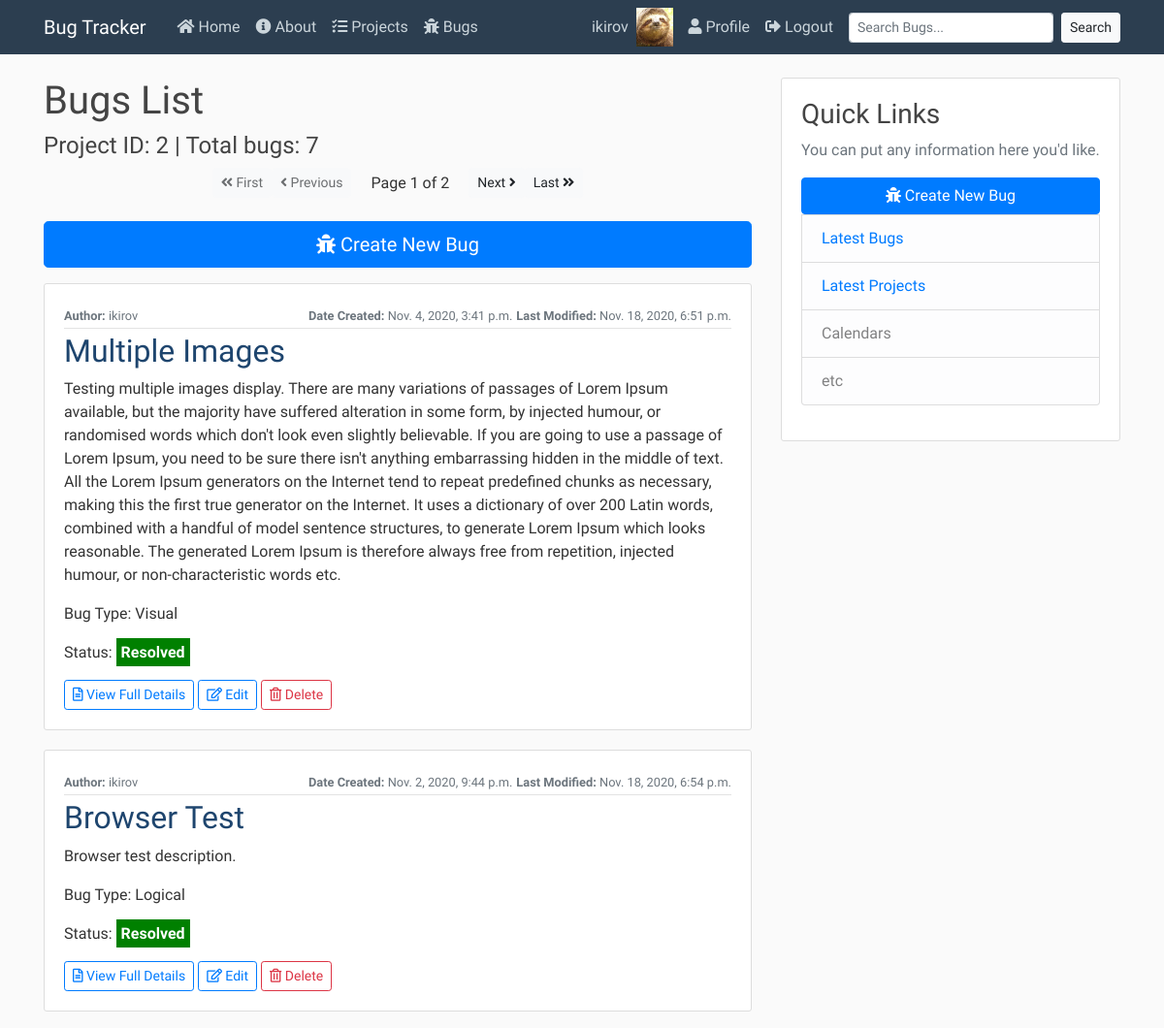
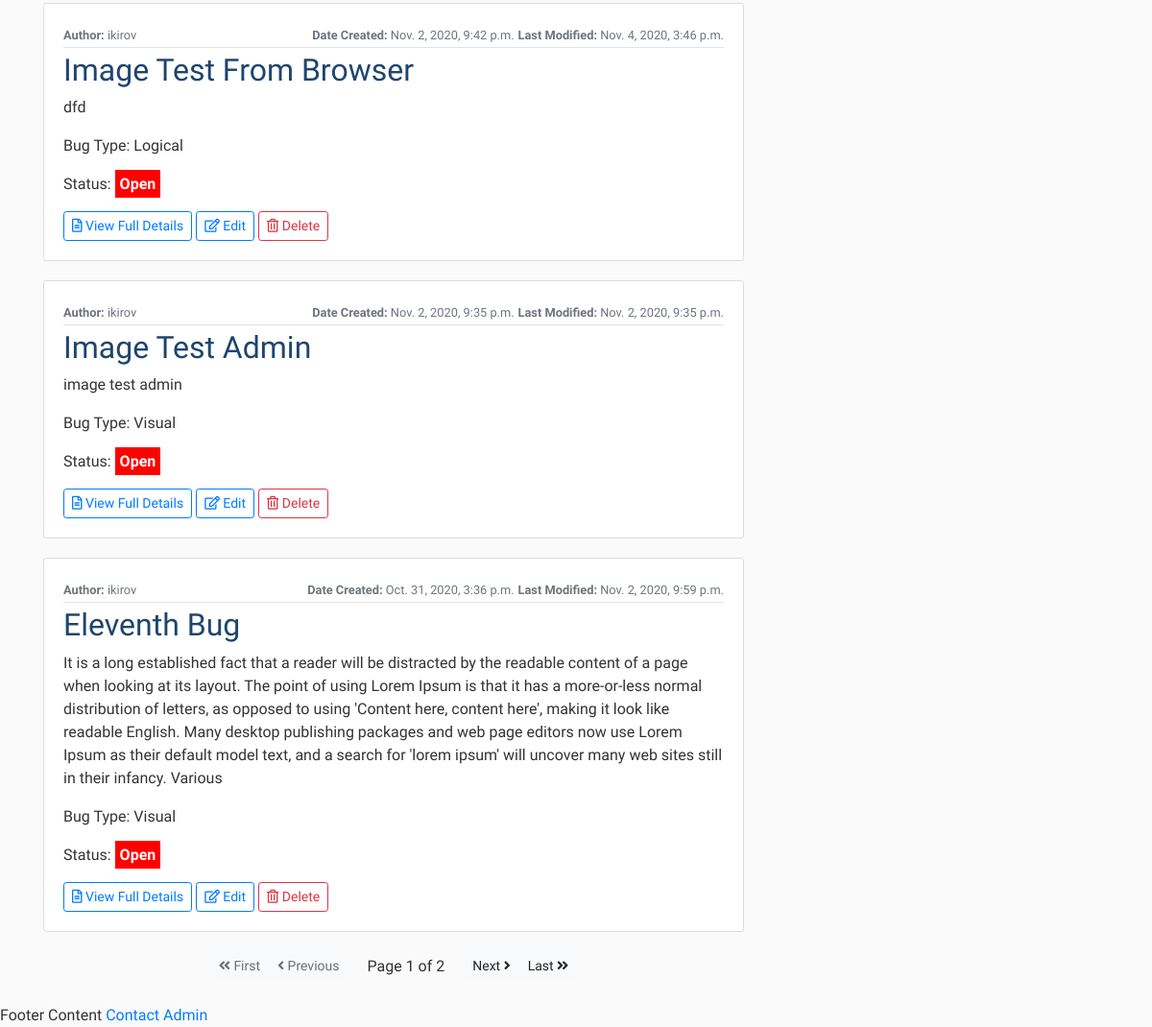
The page /projects/bugs/project/2 (signed in) on the database its author committed (2 pictures, top to bottom).
### users/models.py (models this page shows, shortened)
class Profile(models.Model):
    user = models.OneToOneField(User, on_delete=models.CASCADE)
    image = models.ImageField(default='default.jpg', upload_to='profile_pics')

### projects/models.py (models this page shows, shortened)
class Bug(models.Model):
    author = models.ForeignKey(User, on_delete=models.DO_NOTHING)
    name = models.CharField(max_length=50)
    desc = models.CharField(max_length=2000, help_text="2000 character limit.")
    BUG_TYPES = (
        ('V', 'Visual'),
        ('L', 'Logical'),
        ('O', 'Other'),
    )
    bug_type = models.CharField(max_length=1, choices=BUG_TYPES)
    date_added = models.DateTimeField(auto_now_add=True)
    date_modified = models.DateTimeField(auto_now=True)
    project = models.ForeignKey(Project, on_delete=models.CASCADE)
    image = models.ImageField(upload_to='bug_pics', default='default_bug.png')
    image2 = models.ImageField(upload_to='bug_pics', default='default_bug.png')
    resolved = models.BooleanField(default=False)
    class Meta:
        ordering = ['-date_added']

### projects/views.py (the view)
# urls.py: path('bugs/project/<int:id>', BugProjectListView.as_view(), name="bugs-project"),
class BugProjectListView(LoginRequiredMixin, ListView):
    model = Bug
    paginate_by = 5
    template_name="projects/project_bugs.html"
    def get_queryset(self):
        project = get_object_or_404(Project, id=self.kwargs.get('id')) # can also just do self.kwargs['id'] here. Standard Python dict retrieval.
        return Bug.objects.filter(project=project)

### projects/templates/projects/project_bugs.html
{% extends "status/base.html" %}
{% block content %}
    <h1>Bugs List</h1>
    <h4>Project ID: {{ view.kwargs.id }} | Total bugs: {{ page_obj.paginator.count }}</h4>
    {% include 'projects/pagination.html' %}
    <p><a class="btn btn-primary btn-lg" style="width: 100%;" href="{% url 'bugs-create' %}"><i class="fas fa-bug"></i> Create New Bug</a></p>
    {% for bug in object_list %}
        <article class="media content-section">
            <div class="media-body">
                <div class="article-metadata">
                    <div style="display: flex; justify-content: space-between;">
                        <div>
                            <small class="text-muted"><strong>Author:</strong> {{ bug.author }}</small>
                        </div>
                        <div>
                            <small class="text-muted"><strong>Date Created:</strong> {{ bug.date_added }}</small>
                            <small class="text-muted"><strong>Last Modified:</strong> {{ bug.date_modified }}</small>
                        </div>
                    </div>
                </div>
                <h2><a class="article-title" href="{% url 'bugs-detail' bug.id %}">{{ bug.name|title }}</a></h2>
                <p>{{bug.desc}}</p>
                <p class="article-content">Bug Type: {{ bug.get_bug_type_display }}</p>
                <p>Status: {{bug.resolved|yesno:"<span style='font-weight: bold; color: white; background-color: green; padding: 5px;'>Resolved</span>, <span style='font-weight: bold; color: white; background-color: red; padding: 5px;'>Open</span>"|safe}}</p>
                <a class="btn btn-outline-primary btn-sm" href="{% url 'bugs-detail' bug.id %}"><i class="far fa-file-alt"></i> View Full Details</a>
                <a class="btn btn-outline-primary btn-sm" href="{% url 'bugs-update' bug.id %}"><i class="far fa-edit"></i> Edit</a>
                <a class="btn btn-outline-danger btn-sm" href="{% url 'bugs-delete' bug.id %}"><i class="far fa-trash-alt"></i> Delete</a>
            </div>
        </article>
    {% endfor %}
    {% include 'projects/pagination.html' %}
{% endblock content %}

### status/templates/status/base.html (shortened to what this page needs)
{% load static %}
<!DOCTYPE html>
<html lang="en">
<head>
    <link rel="stylesheet" href="https://cdn.jsdelivr.net/npm/bootstrap@4.5.3/dist/css/bootstrap.min.css">
    <link rel="stylesheet" href="{% static 'status/main.css' %}">
    <link rel="stylesheet" href="https://use.fontawesome.com/releases/v5.15.1/css/all.css">
</head>
<body>
    <header class="site-header">
        <nav class="navbar navbar-expand-lg navbar-dark bg-arctic-blue fixed-top">
            <div class="container">
            <a class="navbar-brand mr-4" href="{% url 'status-home' %}">Bug Tracker</a>
            <div class="collapse navbar-collapse" id="navbarToggle">
                <div class="navbar-nav mr-auto">
                <a class="nav-item nav-link" href="{% url 'status-home' %}"><i class="fas fa-home"></i> Home</a>
                <a class="nav-item nav-link" href="{% url 'status-about' %}"><i class="fas fa-info-circle"></i> About</a>
                {% if user.is_authenticated %}
                  <a class="nav-item nav-link" href="{% url 'projects-home' %}"><i class="fas fa-tasks"></i> Projects</a>
                  <a class="nav-item nav-link" href="{% url 'bugs-list' %}"><i class="fas fa-bug"></i> Bugs</a>
                {% endif %}
                </div>
                <div class="navbar-nav">
                  {% if user.is_authenticated %}
                    <div class="nav-profile-group">
                      <a class="nav-item nav-link" href="{% url 'profile' %}">{{user.username}}</a>
                      <img src="{{user.profile.image.url}}" style="zoom:15%;" class="mr-5"/>
                    </div>
                    <a class="nav-item nav-link" href="{% url 'profile' %}"><i class="fas fa-user"></i> Profile</a>
                    <a class="nav-item nav-link" href="{% url 'logout' %}"><i class="fas fa-sign-out-alt"></i> Logout</a>
                    <form type="get" action="{% url 'search-results' %}" accept-charset="utf-8" class="form-inline">
                      <input class="form-control form-control-sm ml-sm-2 mr-sm-2" type="search" placeholder="Search Bugs..." aria-label="Search" id="q" name="q">
                      <button class="btn btn-light my-2 my-sm-0 btn-sm" type="submit">Search</button>
                    </form>
                  {% else %}
                    <a class="nav-item nav-link" href="{% url 'login' %}"><i class="fas fa-sign-in-alt"></i> Login</a>
                    <a class="nav-item nav-link" href="{% url 'register' %}">Register</a>
                  {% endif %}
                </div>
            </div>
            </div>
        </nav>
    </header>
    <main role="main" class="container">
        <div class="row">
          <div class="col-lg-8">
            {% block content %}{% endblock %}
          </div>
          <div class="col-lg-4">
            <div class="content-section">
              <h3>Quick Links</h3>
              <p class='text-muted'>You can put any information here you'd like.
                <ul class="list-group">
                  <a class="btn btn-primary" href="{% url 'bugs-create' %}"><i class="fas fa-bug"></i> Create New Bug</a>
                  <li class="list-group-item list-group-item-light"><a href="{% url 'bugs-list' %}">Latest Bugs</a></li>
                  <li class="list-group-item list-group-item-light"><a href="{% url 'projects-home' %}">Latest Projects</a></li>
                  <li class="list-group-item list-group-item-light">Calendars</li>
                  <li class="list-group-item list-group-item-light">etc</li>
                </ul>
              </p>
            </div>
          </div>
        </div>
      </main>
      <footer>
        Footer Content
        <a href="{% url 'contact-admin' %}">Contact Admin</a>
      </footer>
</body>
</html>

### status/static/status/main.css (style rules this page uses)
body { background: #fafafa; color: #333333; margin-top: 5rem; font-family: 'Abel', sans-serif; }
h1, h2, h3, h4, h5, h6 { color: #444444; }
ul { margin: 0; }
.bg-arctic-blue { background-color: #2C3E50; }
.site-header .navbar-nav .nav-link { color: #cbd5db; }
.content-section { background: #ffffff; border: 1px solid #dddddd; border-radius: 3px; margin-bottom: 20px; padding: 20px; }
.article-title { color:#1E456E; }
.article-content { white-space: pre-line; }
.article-metadata { padding-bottom: 1px; margin-bottom: 4px; border-bottom: 1px solid #e3e3e3 }
.nav-profile-group { display: none; }
@media only screen and (min-width: 1200px) { .nav-profile-group { display: flex; justify-content: center; } }

### rows shown on the page
Bug: author "ikirov", date_added "Nov. 4, 2020, 3:41 p.m.", date_modified "Nov. 18, 2020, 6:51 p.m.", name "Multiple Images", desc "Testing multiple images display. There are many variations of passages of Lorem Ipsum available, but the majority have suffered alteration in some form, by injected humour, or randomised words which don't look even slightly believable. If you are going to use a passage of Lorem Ipsum, you need to be sure there isn't anything embarrassing hidden in the middle of text. All the Lorem Ipsum generators on the Internet tend to repeat predefined chunks as necessary, making this the first true generator on the Internet. It uses a dictionary of over 200 Latin words, combined with a handful of model sentence structures, to generate Lorem Ipsum which looks reasonable. The generated Lorem Ipsum is…", bug_type "Visual", resolved "Resolved"
Bug: author "ikirov", date_added "Nov. 2, 2020, 9:44 p.m.", date_modified "Nov. 18, 2020, 6:54 p.m.", name "Browser Test", desc "Browser test description.", bug_type "Logical", resolved "Resolved"
Bug: author "ikirov", date_added "Nov. 2, 2020, 9:42 p.m.", date_modified "Nov. 4, 2020, 3:46 p.m.", name "Image Test From Browser", desc "dfd", bug_type "Logical", resolved "Open"
Bug: author "ikirov", date_added "Nov. 2, 2020, 9:35 p.m.", date_modified "Nov. 2, 2020, 9:35 p.m.", name "Image Test Admin", desc "image test admin", bug_type "Visual", resolved "Open"
Bug: author "ikirov", date_added "Oct. 31, 2020, 3:36 p.m.", date_modified "Nov. 2, 2020, 9:59 p.m.", name "Eleventh Bug", desc "It is a long established fact that a reader will be distracted by the readable content of a page when looking at its layout. The point of using Lorem Ipsum is that it has a more-or-less normal distribution of letters, as opposed to using 'Content here, content here', making it look like readable English. Many desktop publishing packages and web page editors now use Lorem Ipsum as their default model text, and a search for 'lorem ipsum' will uncover many web sites still in their infancy. Various", bug_type "Visual", resolved "Open"

### other values the page prints
{{ user.username }} "ikirov"
{{ view.kwargs.id }} "2"
{{ page_obj.paginator.count }} "7"
{{ page_obj.number }} "1 1"
{{ page_obj.paginator.num_pages }} "2 2"
